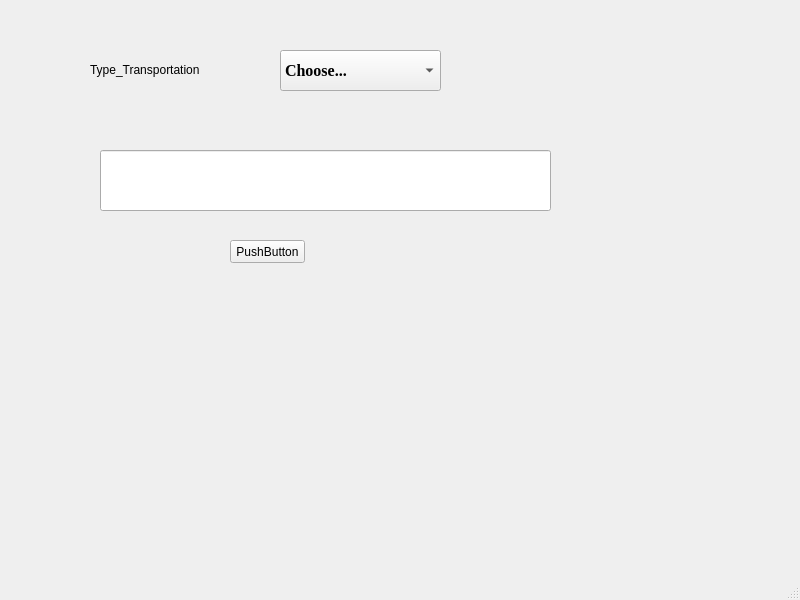
<?xml version="1.0" encoding="UTF-8"?>
<ui version="4.0">
 <class>MainWindow</class>
 <widget class="QMainWindow" name="MainWindow">
  <property name="geometry">
   <rect>
    <x>0</x>
    <y>0</y>
    <width>800</width>
    <height>600</height>
   </rect>
  </property>
  <property name="windowTitle">
   <string>MainWindow</string>
  </property>
  <widget class="QWidget" name="centralwidget">
   <widget class="QLabel" name="label">
    <property name="geometry">
     <rect>
      <x>90</x>
      <y>50</y>
      <width>141</width>
      <height>40</height>
     </rect>
    </property>
    <property name="styleSheet">
     <string notr="true">color: rgb(0,0,0);
font: 12pt &quot;Impact&quot;;</string>
    </property>
    <property name="text">
     <string>Type_Transportation</string>
    </property>
   </widget>
   <widget class="QComboBox" name="comboBox">
    <property name="geometry">
     <rect>
      <x>280</x>
      <y>50</y>
      <width>161</width>
      <height>41</height>
     </rect>
    </property>
    <property name="font">
     <font>
      <family>Times New Roman</family>
      <pointsize>12</pointsize>
      <weight>75</weight>
      <bold>true</bold>
     </font>
    </property>
    <property name="currentIndex">
     <number>0</number>
    </property>
    <item>
     <property name="text">
      <string>Choose...</string>
     </property>
    </item>
    <item>
     <property name="text">
      <string>Minimization</string>
     </property>
    </item>
    <item>
     <property name="text">
      <string>Maximization</string>
     </property>
    </item>
   </widget>
   <widget class="QPushButton" name="pushButton">
    <property name="geometry">
     <rect>
      <x>230</x>
      <y>240</y>
      <width>75</width>
      <height>23</height>
     </rect>
    </property>
    <property name="text">
     <string>PushButton</string>
    </property>
   </widget>
   <widget class="QLineEdit" name="txt1">
    <property name="geometry">
     <rect>
      <x>100</x>
      <y>150</y>
      <width>451</width>
      <height>61</height>
     </rect>
    </property>
   </widget>
  </widget>
  <widget class="QStatusBar" name="statusbar"/>
 </widget>
 <resources/>
 <connections/>
</ui>
